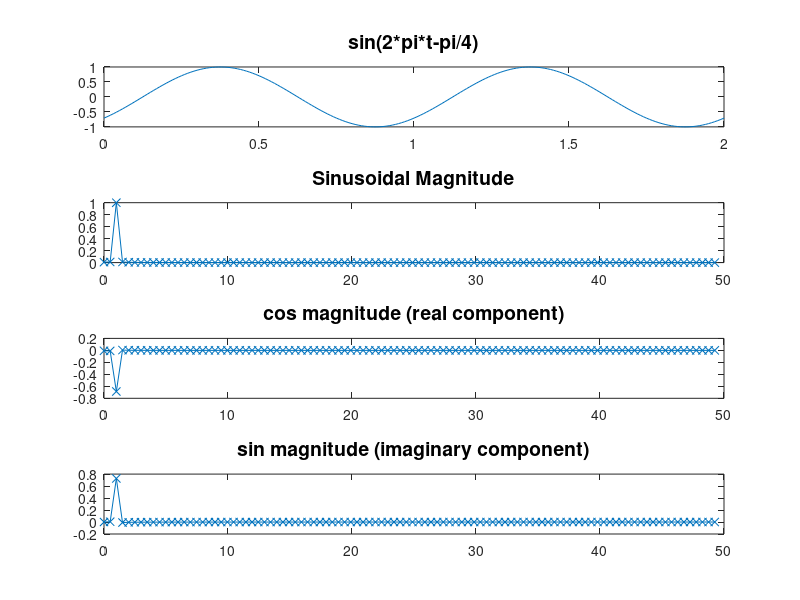

This figure's MATLAB source: (Note: this script raises an error after producing the figure.)
% Shows how the different parameters work in FFT.
function fft_demo

%%
% The frequency bin resolution is 1/T (e.g., T=2s means f=0.5Hz per bin)
% The maximum frequency is fs/2
fs = 100;
t = 0:1/fs:2;
ystr = 'sin(2*pi*t-pi/4)';
y = eval(ystr);

figure;
subplot(411), plot(t,y)
title(ystr,'fontsize',14)

npts = numel(y);
Y = fft(y);
freqs = fs/npts * (0:floor(npts/2)-1);

% "2/N" because the Fourier spectrum is symmetric, so double count when
% just looking at one half of the spectrum (I think).
subplot(412), plot(freqs, 2/npts*abs(Y(1:floor(npts/2))), '-x')
title('Sinusoidal Magnitude','fontsize',14)
subplot(413), plot(freqs, 2/npts*real(Y(1:floor(npts/2))), '-x')
title('cos magnitude (real component)','fontsize',14)
% "-2" because it's cos-jsin
subplot(414), plot(freqs, -2/npts*imag(Y(1:floor(npts/2))), '-x')
title('sin magnitude (imaginary component)','fontsize',14)

%% Constant Q demo
% Note: Constant Q isn't quite what we want, because we want uniform density
% between F1 and F2, not logarithmic density.
minF = 0.5;
maxF = 3.5;
% octave(f) = 2*f, so same number of bins for 1-2Hz, 2-4Hz, 3-6Hz, etc.
bins_per_octave = 5;
Q = constQ(ppg, sparseKernel(minF, maxF, bins_per_octave, numel(tppg)/tppg(end)));
Qfreqs = minF*2.^[[0:numel(Q)-1]/bins_per_octave];
figure, plot(Qfreqs, abs(Q), '-x')